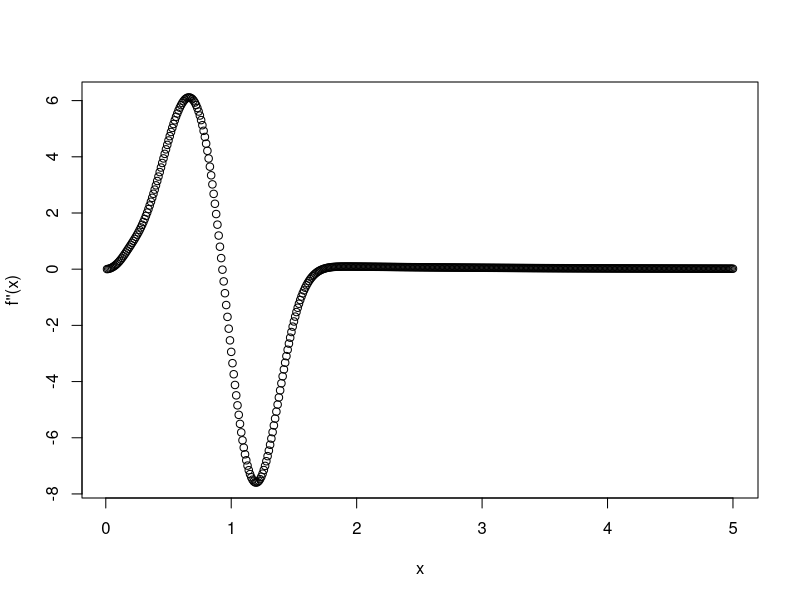

Reproduce this figure in R.
## ---- chunk 1
knitr::opts_chunk$set(echo = TRUE)
## ---- chunk 2
# f(x)
f = function(x){
  value = 7*log(x) + 3*log(1-x)
  return(value)
}
# first derivative
f1 = function(x){
  first = 7*x^(-1)-3*(1-x)^(-1)
  return(first)
}
# second derivative
f2 = function(x){
  second = -7*x^(-2) - 3*(1-x)^(-2)
  return(second)
}

# initial value: x = 0.01
tol = 10^-4
x = 0.01 
maxit = 50
iter = 0
eps = Inf
while (eps > tol & iter < maxit) {
  x0 = x
  h = -f1(x) / f2(x)
  x = x + h
  fval = f(x)
  eps  = abs(x - x0)
  iter = iter + 1
  if (iter == maxit)
    warning("Iteration limit reached without convergence")
  cat(sprintf("Iter: %d function: %f x: %f h: %f eps:%f\n", iter, fval, x, h, eps))
}
## ---- chunk 3
# initial value: x = 0.5
tol = 10^-4
x = 0.5 
maxit = 50
iter = 0
eps = Inf
while (eps > tol & iter < maxit) {
  x0 = x
  h = -f1(x) / f2(x)
  x = x + h
  fval = f(x)
  eps  = abs(x - x0)
  iter = iter + 1
  if (iter == maxit)
    warning("Iteration limit reached without convergence")
  cat(sprintf("Iter: %d function: %f x: %f h: %f eps:%f\n", iter, fval, x, h, eps))
}
## ---- chunk 4
# initial value: x = 0.99
tol = 10^-4
x = 0.99 
maxit = 50
iter = 0
eps = Inf
while (eps > tol & iter < maxit) {
  x0 = x
  h = -f1(x) / f2(x)
  x = x + h
  fval = f(x)
  eps  = abs(x - x0)
  iter = iter + 1
  if (iter == maxit)
    warning("Iteration limit reached without convergence")
  cat(sprintf("Iter: %d function: %f x: %f h: %f eps:%f\n", iter, fval, x, h, eps))
}
## ---- chunk 5
# f(x)
f = function(x){
  value = 1.95 - exp(-2/x) - 2*exp(-x^4)
  return(value)
}

# first derivative
f1 = function(x){
  first = exp(-2/x)*(-2)*x^(-2) + 8*exp(-x^4)*x^3
  return (first)
}

# second derivative
f2 = function(x){
  second = 8*(-4*exp(-x^4)*x^6 + 3*exp(-x^4)*x^2) - 2*(2*exp(-2/x)-2*exp(-2/x)*x)/(x^4)
  return (second)
}

# to start the model
tol = 10^-4
x = 1.2 # also try 0.5 and 0.99
maxit = 50
iter = 0
eps = Inf
while (eps > tol & iter < maxit) {
  x0 = x
  h = -f1(x) / f2(x)
  x = x + h
  fval = f(x)
  eps  = abs(x - x0)
  iter = iter + 1
  if (iter == maxit)
    warning("Iteration limit reached without convergence")
  cat(sprintf("Iter: %d function: %f x: %f h: %f eps:%f\n", iter, fval, x, h, eps))
}

## ---- chunk 6
# to start the model
tol = 10^-4
x = 0.5 # also try 0.5 and 0.99
maxit = 50
iter = 0
eps = Inf
while (eps > tol & iter < maxit) {
  x0 = x
  h = -f1(x) / f2(x)
  x = x + h
  fval = f(x)
  eps  = abs(x - x0)
  iter = iter + 1
  if (iter == maxit)
    warning("Iteration limit reached without convergence")
  cat(sprintf("Iter: %d function: %f x: %f h: %f eps:%f\n", iter, fval, x, h, eps))
}

## ---- chunk 7
# to start the model
tol = 10^-4
x = 0.99 # also try 0.5 and 0.99
maxit = 50
iter = 0
eps = Inf
while (eps > tol & iter < maxit) {
  x0 = x
  h = -f1(x) / f2(x)
  x = x + h
  fval = f(x)
  eps  = abs(x - x0)
  iter = iter + 1
  if (iter == maxit)
    warning("Iteration limit reached without convergence")
  cat(sprintf("Iter: %d function: %f x: %f h: %f eps:%f\n", iter, fval, x, h, eps))
}
## ---- chunk 8
plot(c(1:500)*0.01, f2(c(1:500)*0.01), xlab="x", ylab="f''(x)")
## ---- chunk 9
library(knitr)
kable(matrix(c(3062, 587, 284, 103, 33, 4, 2), nrow = 1, byrow = T),col.names = as.character(0:6),format = "html", table.attr = "style='width:30%;'",)
## ---- chunk 10
# f(x)
logLik = function(theta, y, ny){
  ## solution
  value = ny[1]*log(theta[1] + (1-theta[1])*exp(-theta[2]))
                    +(sum(ny)-ny[1])*(log(1-theta[1]) - theta[2])
                    +sum(ny*y)*log(theta[2])
  return (value)
  # returns scalar
  ## end solution
}

# first derivative
f1 = function(theta,y, ny){
  N = sum(ny)
  n0 = ny[1]
  pi = theta[1]
  lambda = theta[2]
  ini = sum(ny*y)
  
  first1 = (-N*pi + N*exp(-lambda)*pi +n0 
            -N*exp(-lambda))/((-pi+1)*(pi+exp(-lambda)*(-pi+1)))
  first2 = -(n0*exp(-lambda)*(-pi
            +1))/(pi+exp(-lambda)*(1-pi)) - N + n0 + ini/lambda
  return(as.matrix(c(first1, first2), nrow=2))
  # returns 2x1 vector
}

# second derivative
f2 = function(theta,y, ny){
  N = sum(ny)
  n0 = ny[1]
  pi = theta[1]
  lambda = theta[2]
  ini = sum(ny*y)
  
  second11 = -(n0*(-exp(-lambda)+1)^2)/((pi+exp(-lambda)*(1-pi))^2) - (N-n0)/((1-pi)^2)
  second12 = (n0*exp(-lambda))/((pi + exp(-lambda)*(-pi + 1))^2)
  second22 = (n0*exp(-lambda)*pi*(-pi+1))/((pi+exp(-lambda)*(-pi+1))^2) - ini/(lambda^2)
  return(matrix(c(second11, second12, second12, second22), nrow=2))
  # returns 2x2 matrix
}

# data 
y = 0:6
ny = c(3062, 587, 284, 103, 33, 4, 2)

# to start the model
tol = 10^-4
theta = c(
          ny[y==0]/sum(ny), # initial value for pi, prop of total 0's
          sum(ny*y)/sum(ny) # initial value for lambda, mean of y's
          )
maxit = 50
iter = 0
eps = Inf
start = Sys.time()

while (eps > tol & iter < maxit) {
  theta0 = theta
  h = -solve(f2(theta, y, ny)) %*% f1(theta, y, ny)
  theta = theta + h
  logL = logLik(theta, y, ny)
  eps  = sqrt(sum((theta - theta0) ^ 2))
  iter = iter + 1
  if (iter == maxit)
    warning("Iteration limit reached without convergence")
  cat(
    sprintf(
      "Iter: %d logL: %.2f pi: %.3f lambda: %.3f eps:%f\n",
      iter,
      logL,
      theta[1],
      theta[2],
      eps
    )
  )
}
